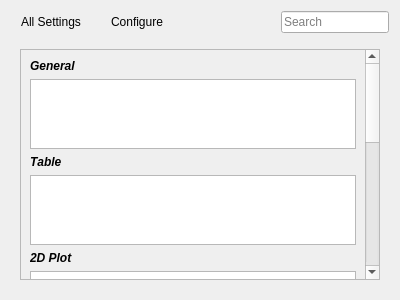
<?xml version="1.0" encoding="UTF-8"?>
<ui version="4.0">
 <class>SettingsDialog</class>
 <widget class="QDialog" name="SettingsDialog">
  <property name="geometry">
   <rect>
    <x>0</x>
    <y>0</y>
    <width>400</width>
    <height>300</height>
   </rect>
  </property>
  <property name="windowTitle">
   <string>Dialog</string>
  </property>
  <layout class="QGridLayout" name="settingGridLayout">
   <item row="0" column="0">
    <layout class="QHBoxLayout" name="headerHorizontalLayout">
     <item>
      <widget class="QPushButton" name="settingsButton">
       <property name="text">
        <string>All Settings</string>
       </property>
       <property name="flat">
        <bool>true</bool>
       </property>
      </widget>
     </item>
     <item>
      <widget class="QPushButton" name="configureButton">
       <property name="text">
        <string>Configure</string>
       </property>
       <property name="flat">
        <bool>true</bool>
       </property>
      </widget>
     </item>
     <item>
      <spacer name="headerHorizontalSpacer">
       <property name="orientation">
        <enum>Qt::Horizontal</enum>
       </property>
       <property name="sizeHint" stdset="0">
        <size>
         <width>36</width>
         <height>23</height>
        </size>
       </property>
      </spacer>
     </item>
     <item>
      <widget class="QLineEdit" name="searchBox">
       <property name="toolTip">
        <string/>
       </property>
       <property name="statusTip">
        <string/>
       </property>
       <property name="accessibleName">
        <string/>
       </property>
       <property name="accessibleDescription">
        <string/>
       </property>
       <property name="inputMethodHints">
        <set>Qt::ImhNone</set>
       </property>
       <property name="inputMask">
        <string/>
       </property>
       <property name="placeholderText">
        <string>Search</string>
       </property>
      </widget>
     </item>
    </layout>
   </item>
   <item row="1" column="0">
    <widget class="QStackedWidget" name="stackedWidget">
     <widget class="QWidget" name="page_0">
      <layout class="QGridLayout" name="stackGridLayout">
       <item row="1" column="0">
        <widget class="QScrollArea" name="scrollArea">
         <property name="widgetResizable">
          <bool>true</bool>
         </property>
         <widget class="QWidget" name="scrollAreaWidgetContents">
          <property name="geometry">
           <rect>
            <x>0</x>
            <y>-390</y>
            <width>348</width>
            <height>618</height>
           </rect>
          </property>
          <layout class="QVBoxLayout" name="scrollVerticalLayout">
           <item>
            <widget class="QLabel" name="generalLabel">
             <property name="font">
              <font>
               <weight>75</weight>
               <italic>true</italic>
               <bold>true</bold>
              </font>
             </property>
             <property name="layoutDirection">
              <enum>Qt::LeftToRight</enum>
             </property>
             <property name="text">
              <string>General</string>
             </property>
            </widget>
           </item>
           <item>
            <widget class="aSettingsListView" name="generalListView">
             <property name="maximumSize">
              <size>
               <width>16777215</width>
               <height>16777215</height>
              </size>
             </property>
             <property name="baseSize">
              <size>
               <width>0</width>
               <height>0</height>
              </size>
             </property>
            </widget>
           </item>
           <item>
            <widget class="QLabel" name="tableLabel">
             <property name="font">
              <font>
               <weight>75</weight>
               <italic>true</italic>
               <bold>true</bold>
               <kerning>false</kerning>
              </font>
             </property>
             <property name="text">
              <string>Table</string>
             </property>
            </widget>
           </item>
           <item>
            <widget class="aSettingsListView" name="tableListView"/>
           </item>
           <item>
            <widget class="QLabel" name="plot2dLabel">
             <property name="font">
              <font>
               <weight>75</weight>
               <italic>true</italic>
               <bold>true</bold>
              </font>
             </property>
             <property name="text">
              <string>2D Plot</string>
             </property>
            </widget>
           </item>
           <item>
            <widget class="aSettingsListView" name="plot2dListView"/>
           </item>
           <item>
            <widget class="QLabel" name="plot3dLabel">
             <property name="font">
              <font>
               <weight>75</weight>
               <italic>true</italic>
               <bold>true</bold>
              </font>
             </property>
             <property name="text">
              <string>3D Plot</string>
             </property>
            </widget>
           </item>
           <item>
            <widget class="aSettingsListView" name="plot3dListView"/>
           </item>
           <item>
            <widget class="QLabel" name="fittingLabel">
             <property name="font">
              <font>
               <weight>75</weight>
               <italic>true</italic>
               <bold>true</bold>
              </font>
             </property>
             <property name="text">
              <string>Fitting</string>
             </property>
            </widget>
           </item>
           <item>
            <widget class="aSettingsListView" name="fittingListView"/>
           </item>
           <item>
            <widget class="QLabel" name="scriptingLabel">
             <property name="font">
              <font>
               <weight>75</weight>
               <italic>true</italic>
               <bold>true</bold>
              </font>
             </property>
             <property name="text">
              <string>Scripting</string>
             </property>
            </widget>
           </item>
           <item>
            <widget class="aSettingsListView" name="scriptingListView"/>
           </item>
           <item>
            <spacer name="scrollAreaVerticalSpacer">
             <property name="orientation">
              <enum>Qt::Vertical</enum>
             </property>
             <property name="sizeHint" stdset="0">
              <size>
               <width>20</width>
               <height>40</height>
              </size>
             </property>
            </spacer>
           </item>
          </layout>
         </widget>
        </widget>
       </item>
      </layout>
     </widget>
     <widget class="QWidget" name="page_1"/>
    </widget>
   </item>
  </layout>
 </widget>
 <customwidgets>
  <customwidget>
   <class>aSettingsListView</class>
   <extends>QListView</extends>
   <header>../widgets/aSettingsListView.h</header>
  </customwidget>
 </customwidgets>
 <resources/>
 <connections/>
</ui>
